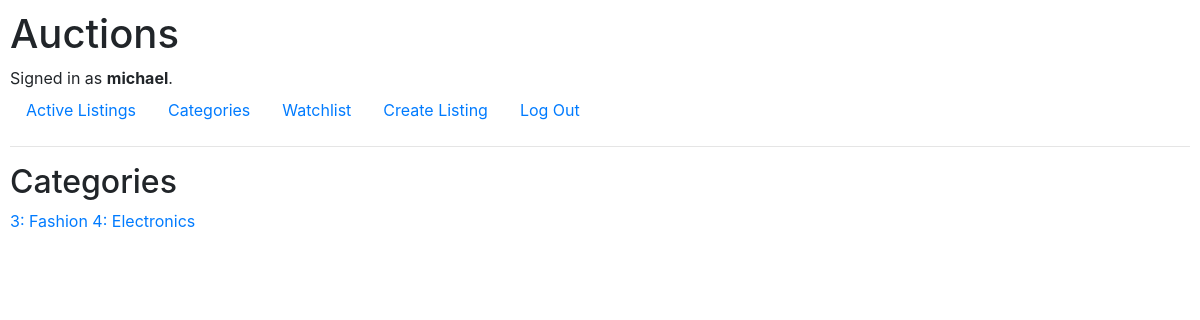
Page /categories (signed in) on the earlier database version.
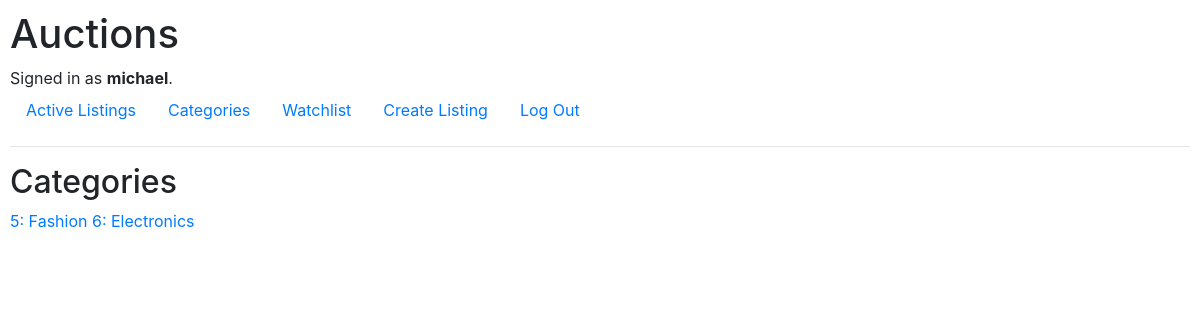
Same page on the later database version.
### auctions/models.py (models this page shows)
class User(AbstractUser):
    pass

class Categories(models.Model):
    name = models.CharField(max_length=32)
    def __str__(self):
        return f"{self.id}: {self.name}"

### auctions/views.py (the view)
# urls.py: path("categories", views.display_categories, name="categories"),
def display_categories(request):
    return render(request, "auctions/categories.html", {
        "categories": Categories.objects.all()
    })

### auctions/templates/auctions/categories.html
{% extends "auctions/layout.html" %}
{% block body %}
    <h2>Categories</h2>
    {% for category in categories %}
        <a href="{% url 'viewcategory' category.name %}">{{category}}</a>
    {% endfor %}
{% endblock %}

### auctions/templates/auctions/layout.html (shortened to what this page needs)
{% load static %}
<!DOCTYPE html>
<html lang="en">
    <head>
        <link rel="stylesheet" href="https://stackpath.bootstrapcdn.com/bootstrap/4.4.1/css/bootstrap.min.css">
        <link href="{% static 'auctions/styles.css' %}" rel="stylesheet">
    </head>
    <body>
        <h1>Auctions</h1>
        <div>
            {% if user.is_authenticated %}
                Signed in as <strong>{{ user.username }}</strong>.
            {% else %}
                Not signed in.
            {% endif %}
        </div>
        <ul class="nav">
            <li class="nav-item">
                <a class="nav-link" href="{% url 'index' %}">Active Listings</a>
            </li>
            {% if user.is_authenticated %}
                <li class="nav-item">
                    <a class="nav-link" href="{% url 'categories' %}">Categories</a>
                </li>
                <li class="nav-item">
                    <a class="nav-link" href="{% url 'watchlist' %}">Watchlist</a>
                </li>
                <li class="nav-item">
                    <a class="nav-link" href="{% url 'createlisting' %}">Create Listing</a>
                </li>
                <li class="nav-item">
                    <a class="nav-link" href="{% url 'logout' %}">Log Out</a>
                </li>
            {% endif %}
        </ul>
        <hr>
        {% block body %}
        {% endblock %}
    </body>
</html>

### auctions/static/auctions/styles.css (style rules this page uses)
body { padding: 10px; }

Differences in the rows shown:
removed Categories: id+name "3: Fashion"
removed Categories: id+name "4: Electronics"
added Categories: id+name "5: Fashion"
added Categories: id+name "6: Electronics"
